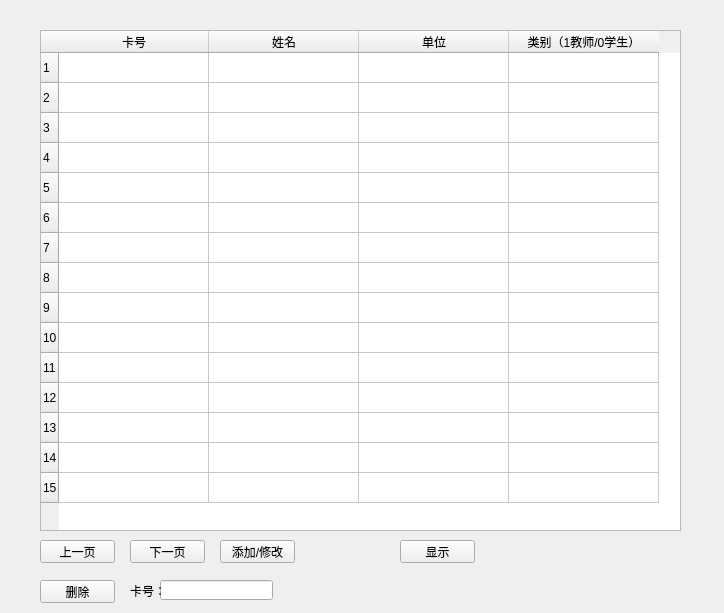
<?xml version="1.0" encoding="UTF-8"?>
<ui version="4.0">
 <class>card</class>
 <widget class="QWidget" name="card">
  <property name="geometry">
   <rect>
    <x>0</x>
    <y>0</y>
    <width>724</width>
    <height>613</height>
   </rect>
  </property>
  <property name="windowTitle">
   <string>card</string>
  </property>
  <widget class="QTableWidget" name="tableWidget">
   <property name="geometry">
    <rect>
     <x>40</x>
     <y>30</y>
     <width>641</width>
     <height>501</height>
    </rect>
   </property>
   <property name="editTriggers">
    <set>QAbstractItemView::NoEditTriggers</set>
   </property>
   <property name="selectionMode">
    <enum>QAbstractItemView::SingleSelection</enum>
   </property>
   <property name="selectionBehavior">
    <enum>QAbstractItemView::SelectRows</enum>
   </property>
   <property name="rowCount">
    <number>15</number>
   </property>
   <attribute name="horizontalHeaderDefaultSectionSize">
    <number>150</number>
   </attribute>
   <row/>
   <row/>
   <row/>
   <row/>
   <row/>
   <row/>
   <row/>
   <row/>
   <row/>
   <row/>
   <row/>
   <row/>
   <row/>
   <row/>
   <row/>
   <column>
    <property name="text">
     <string>卡号</string>
    </property>
   </column>
   <column>
    <property name="text">
     <string>姓名</string>
    </property>
   </column>
   <column>
    <property name="text">
     <string>单位</string>
    </property>
   </column>
   <column>
    <property name="text">
     <string>类别（1教师/0学生）</string>
    </property>
   </column>
  </widget>
  <widget class="QPushButton" name="pushButton">
   <property name="geometry">
    <rect>
     <x>40</x>
     <y>540</y>
     <width>75</width>
     <height>23</height>
    </rect>
   </property>
   <property name="text">
    <string>上一页</string>
   </property>
  </widget>
  <widget class="QPushButton" name="pushButton_2">
   <property name="geometry">
    <rect>
     <x>130</x>
     <y>540</y>
     <width>75</width>
     <height>23</height>
    </rect>
   </property>
   <property name="text">
    <string>下一页</string>
   </property>
  </widget>
  <widget class="QPushButton" name="pushButton_3">
   <property name="geometry">
    <rect>
     <x>220</x>
     <y>540</y>
     <width>75</width>
     <height>23</height>
    </rect>
   </property>
   <property name="text">
    <string>添加/修改</string>
   </property>
  </widget>
  <widget class="QPushButton" name="pushButton_4">
   <property name="geometry">
    <rect>
     <x>40</x>
     <y>580</y>
     <width>75</width>
     <height>23</height>
    </rect>
   </property>
   <property name="text">
    <string>删除</string>
   </property>
  </widget>
  <widget class="QPushButton" name="pushButton_5">
   <property name="geometry">
    <rect>
     <x>400</x>
     <y>540</y>
     <width>75</width>
     <height>23</height>
    </rect>
   </property>
   <property name="text">
    <string>显示</string>
   </property>
  </widget>
  <widget class="QLineEdit" name="deletecno">
   <property name="geometry">
    <rect>
     <x>160</x>
     <y>580</y>
     <width>113</width>
     <height>20</height>
    </rect>
   </property>
  </widget>
  <widget class="QLabel" name="label">
   <property name="geometry">
    <rect>
     <x>130</x>
     <y>580</y>
     <width>51</width>
     <height>21</height>
    </rect>
   </property>
   <property name="text">
    <string>卡号：</string>
   </property>
  </widget>
 </widget>
 <layoutdefault spacing="6" margin="11"/>
 <resources/>
 <connections/>
</ui>
